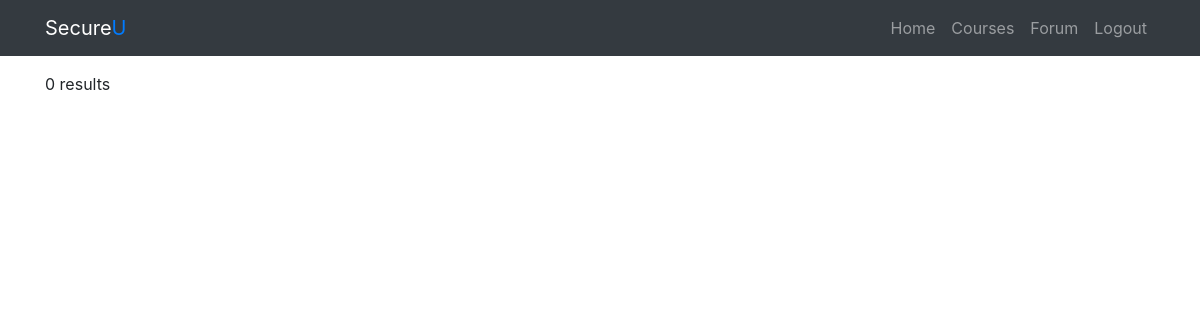
/units.php?course_id=5 (signed in), run on an earlier commit of the app's database.
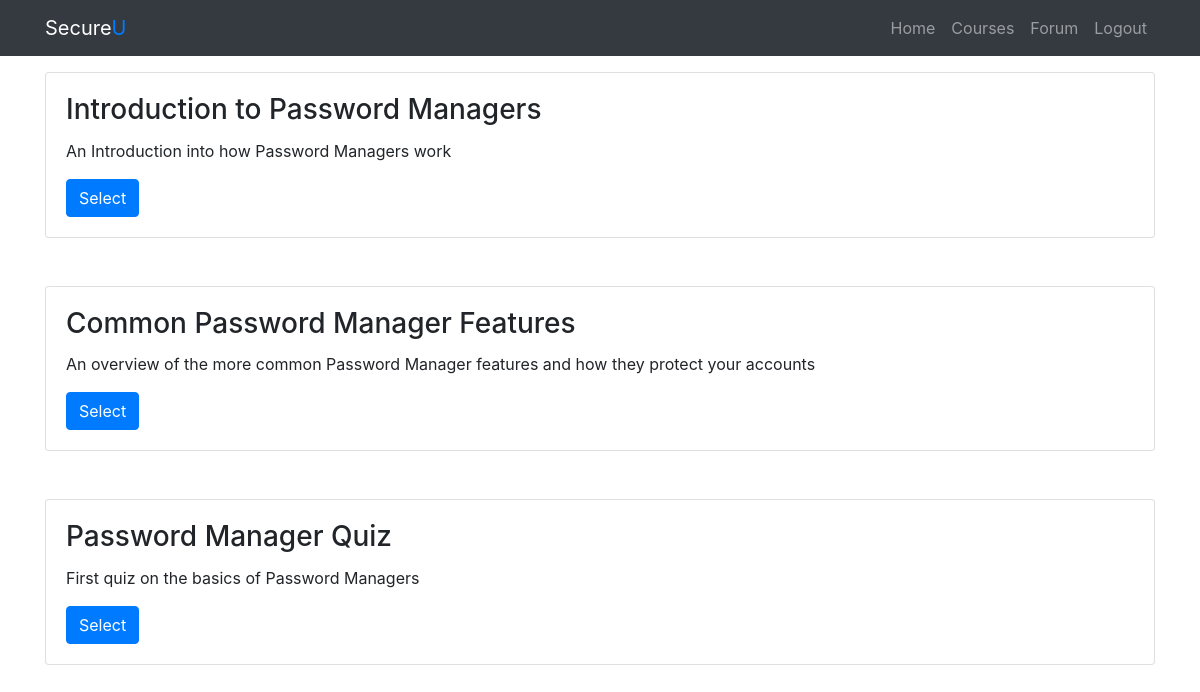
And on a later commit of the database.
### tables this page shows
CREATE TABLE `units` (
  `unit_id` int(11) NOT NULL,
  `unit_name` varchar(50) NOT NULL,
  `unit_num` int(11) NOT NULL,
  `unit_desc` varchar(300) NOT NULL,
  `unit_type` varchar(20) NOT NULL,
  `content_id` int(11) NOT NULL,
  `quiz_id` int(11) NOT NULL,
  `course_id` int(11) NOT NULL
);

### units.php (the view, shortened to what this page needs)
<?php
if (isset($_GET["course_id"])) {
    $course_id = $_GET["course_id"];
} else {
    echo "No course selected";
    exit();
}
$page_title = "Units";
include "header.php";
?>
<?php include "navbar.php"; ?>
<div class="container">
    <?php
    require "db_connect.php";
    $sql = "SELECT * FROM units WHERE course_id=$course_id ORDER BY unit_num ASC";
    $result = mysqli_query($conn, $sql);
    if (mysqli_num_rows($result) > 0) {
        while ($row = mysqli_fetch_assoc($result)) {
            $unit_id = $row["unit_id"];
            $unit_name = $row["unit_name"];
            $unit_desc = $row["unit_desc"];
            $unit_link = "content.php?course_id=$course_id&unit_id=$unit_id";
            ?>
    <div class="card">
        <div class="card-body ">
            <h3 class="card-title"><?php echo $unit_name; ?></h3>
            <p class="card-text"> <?php echo $unit_desc; ?></p>
            <a class="btn btn-primary" href="<?php echo $unit_link; ?>">Select</a>
        </div>
    </div>
    <br>
    <br>
    <?php
        }
    } else {
        echo "0 results";
    }
    ?>
</div>

### header.php (shortened to what this page needs)
<!DOCTYPE html>
<html lang="en">
<head>
    <link rel="stylesheet" href="https://maxcdn.bootstrapcdn.com/bootstrap/4.3.1/css/bootstrap.min.css">

### navbar.php (shortened to what this page needs)
</head>
<body>
    <nav class="navbar navbar-expand-lg navbar-dark bg-dark fixed-top">
        <div class="container">
            <a class="navbar-brand" href="homepage.php">Secure<span class="text-primary">U</span></a>
            <div class="collapse navbar-collapse" id="navbarResponsive">
                <ul class="navbar-nav ml-auto">
                    <li class="<?php if ($page_title == 'Homepage') {
                                    echo 'active';
                                } ?> nav-item">
                        <a class="nav-link" href="homepage.php">Home</a>
                    </li>
                    <li class="<?php if ($page_title == 'Courses') {
                                    echo 'active';
                                } ?> nav-item">
                        <a class="nav-link" href="courses.php">Courses</a>
                    </li>
                    <li class="<?php if ($page_title == 'Forum') {
                                    echo 'active';
                                } ?> nav-item">
                        <a class="nav-link" href="forum.php">Forum</a>
                    </li>
                    <li class="nav-item">
                        <a class="nav-link" href="logout.php">Logout</a>
                    </li>
                </ul>
            </div>
        </div>
    </nav>
    <br>
    <br>
    <br>

What changed in the data, as far as the page shows it:
added units: unit_name "Introduction to Password Managers", unit_desc "An Introduction into how Password Managers work"
added units: unit_name "Common Password Manager Features", unit_desc "An overview of the more common Password Manager features and how they protect your accounts"
added units: unit_name "Password Manager Quiz", unit_desc "First quiz on the basics of Password Managers"
Also different on the page:
text no longer shown: "0 results"
